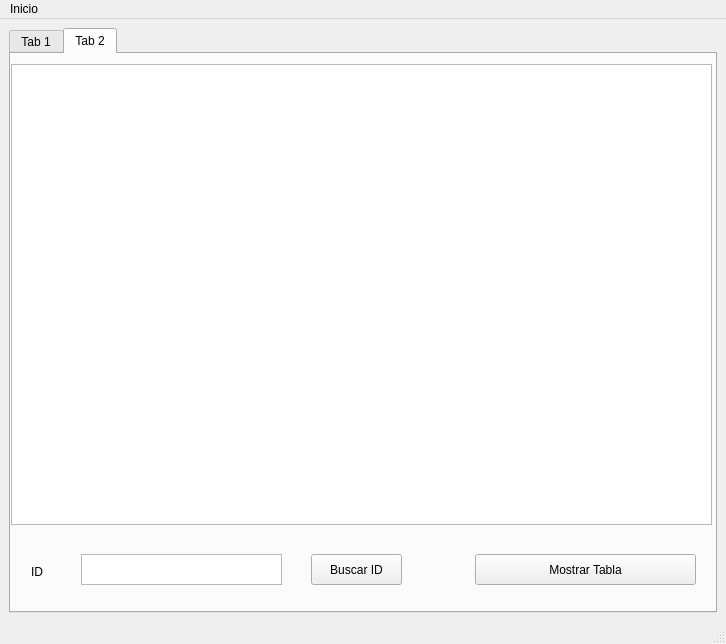
<?xml version="1.0" encoding="UTF-8"?>
<ui version="4.0">
 <class>MainWindow</class>
 <widget class="QMainWindow" name="MainWindow">
  <property name="geometry">
   <rect>
    <x>0</x>
    <y>0</y>
    <width>726</width>
    <height>644</height>
   </rect>
  </property>
  <property name="windowTitle">
   <string>MainWindow</string>
  </property>
  <widget class="QWidget" name="centralwidget">
   <layout class="QHBoxLayout" name="horizontalLayout">
    <item>
     <widget class="QTabWidget" name="tabWidget">
      <property name="currentIndex">
       <number>1</number>
      </property>
      <widget class="QWidget" name="tab">
       <attribute name="title">
        <string>Tab 1</string>
       </attribute>
       <layout class="QHBoxLayout" name="horizontalLayout_2">
        <item>
         <widget class="QFrame" name="frame">
          <property name="frameShape">
           <enum>QFrame::StyledPanel</enum>
          </property>
          <property name="frameShadow">
           <enum>QFrame::Raised</enum>
          </property>
          <layout class="QFormLayout" name="formLayout">
           <item row="0" column="0">
            <widget class="QLabel" name="label">
             <property name="text">
              <string>Id</string>
             </property>
            </widget>
           </item>
           <item row="0" column="1">
            <widget class="QTextEdit" name="id"/>
           </item>
           <item row="2" column="0">
            <widget class="QLabel" name="label_2">
             <property name="text">
              <string>Voltaje</string>
             </property>
            </widget>
           </item>
           <item row="2" column="1">
            <widget class="QTextEdit" name="voltaje"/>
           </item>
           <item row="4" column="0">
            <widget class="QLabel" name="label_7">
             <property name="text">
              <string>Posicion X</string>
             </property>
            </widget>
           </item>
           <item row="4" column="1">
            <widget class="QTextEdit" name="posicionx"/>
           </item>
           <item row="6" column="1">
            <widget class="QTextEdit" name="posiciony"/>
           </item>
           <item row="8" column="0">
            <widget class="QLabel" name="label_9">
             <property name="text">
              <string>Red</string>
             </property>
            </widget>
           </item>
           <item row="8" column="1">
            <widget class="QSlider" name="red">
             <property name="orientation">
              <enum>Qt::Horizontal</enum>
             </property>
            </widget>
           </item>
           <item row="10" column="0">
            <widget class="QLabel" name="label_10">
             <property name="text">
              <string>Green</string>
             </property>
            </widget>
           </item>
           <item row="10" column="1">
            <widget class="QSlider" name="green">
             <property name="orientation">
              <enum>Qt::Horizontal</enum>
             </property>
            </widget>
           </item>
           <item row="12" column="0">
            <widget class="QLabel" name="label_11">
             <property name="text">
              <string>Blue</string>
             </property>
            </widget>
           </item>
           <item row="12" column="1">
            <widget class="QSlider" name="blue">
             <property name="orientation">
              <enum>Qt::Horizontal</enum>
             </property>
            </widget>
           </item>
           <item row="14" column="0" colspan="2">
            <widget class="QPushButton" name="agregarInicio">
             <property name="text">
              <string>Agregar Inicio</string>
             </property>
            </widget>
           </item>
           <item row="15" column="0" colspan="2">
            <widget class="QPushButton" name="agregarFinal">
             <property name="text">
              <string>Agregar Final</string>
             </property>
            </widget>
           </item>
           <item row="6" column="0">
            <widget class="QLabel" name="label_8">
             <property name="text">
              <string>Posicion Y</string>
             </property>
            </widget>
           </item>
          </layout>
         </widget>
        </item>
        <item>
         <widget class="QFrame" name="frame_2">
          <property name="frameShape">
           <enum>QFrame::StyledPanel</enum>
          </property>
          <property name="frameShadow">
           <enum>QFrame::Raised</enum>
          </property>
          <layout class="QGridLayout" name="gridLayout">
           <item row="1" column="0">
            <widget class="QPlainTextEdit" name="listaNeuronas"/>
           </item>
           <item row="0" column="0">
            <widget class="QPushButton" name="mostrar">
             <property name="text">
              <string>Mostrar</string>
             </property>
            </widget>
           </item>
          </layout>
         </widget>
        </item>
       </layout>
      </widget>
      <widget class="QWidget" name="tab_2">
       <attribute name="title">
        <string>Tab 2</string>
       </attribute>
       <widget class="QTableWidget" name="TablaNeurona">
        <property name="geometry">
         <rect>
          <x>0</x>
          <y>10</y>
          <width>701</width>
          <height>461</height>
         </rect>
        </property>
       </widget>
       <widget class="QPushButton" name="MostraTabla">
        <property name="geometry">
         <rect>
          <x>464</x>
          <y>500</y>
          <width>221</width>
          <height>31</height>
         </rect>
        </property>
        <property name="text">
         <string>Mostrar Tabla</string>
        </property>
       </widget>
       <widget class="QPushButton" name="BuscarID">
        <property name="geometry">
         <rect>
          <x>300</x>
          <y>500</y>
          <width>91</width>
          <height>31</height>
         </rect>
        </property>
        <property name="text">
         <string>Buscar ID</string>
        </property>
       </widget>
       <widget class="QTextEdit" name="BusquedaIDText">
        <property name="geometry">
         <rect>
          <x>70</x>
          <y>500</y>
          <width>201</width>
          <height>31</height>
         </rect>
        </property>
       </widget>
       <widget class="QLabel" name="label_3">
        <property name="geometry">
         <rect>
          <x>20</x>
          <y>510</y>
          <width>49</width>
          <height>16</height>
         </rect>
        </property>
        <property name="text">
         <string>ID</string>
        </property>
       </widget>
      </widget>
     </widget>
    </item>
   </layout>
  </widget>
  <widget class="QStatusBar" name="statusbar"/>
  <widget class="QMenuBar" name="menubar">
   <property name="geometry">
    <rect>
     <x>0</x>
     <y>0</y>
     <width>726</width>
     <height>22</height>
    </rect>
   </property>
   <widget class="QMenu" name="menuInicio">
    <property name="title">
     <string>Inicio</string>
    </property>
    <addaction name="openFile"/>
    <addaction name="actionRecuperar"/>
    <addaction name="separator"/>
   </widget>
   <addaction name="menuInicio"/>
  </widget>
  <action name="actionOpen">
   <property name="text">
    <string>Open</string>
   </property>
  </action>
  <action name="openFile">
   <property name="text">
    <string>Guardar</string>
   </property>
  </action>
  <action name="actionRecuperar">
   <property name="text">
    <string>Recuperar</string>
   </property>
  </action>
 </widget>
 <resources/>
 <connections/>
</ui>
